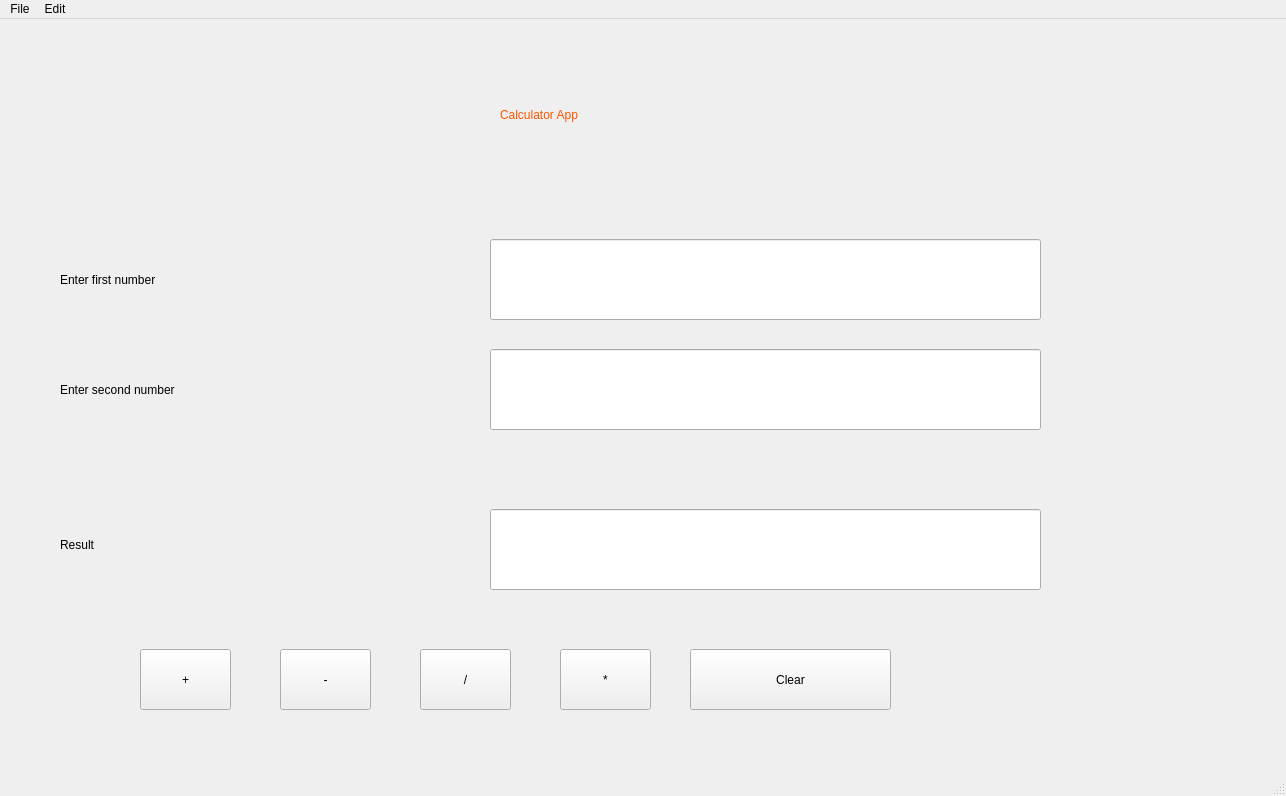
<?xml version="1.0" encoding="UTF-8"?>
<ui version="4.0">
 <class>MainWindow</class>
 <widget class="QMainWindow" name="MainWindow">
  <property name="geometry">
   <rect>
    <x>0</x>
    <y>0</y>
    <width>1286</width>
    <height>796</height>
   </rect>
  </property>
  <property name="windowTitle">
   <string>MainWindow</string>
  </property>
  <widget class="QWidget" name="centralwidget">
   <widget class="QLabel" name="label">
    <property name="geometry">
     <rect>
      <x>500</x>
      <y>50</y>
      <width>251</width>
      <height>91</height>
     </rect>
    </property>
    <property name="styleSheet">
     <string notr="true">font: 18pt &quot;MS Shell Dlg 2&quot;;
color: rgb(255, 85, 0);</string>
    </property>
    <property name="text">
     <string>Calculator App</string>
    </property>
   </widget>
   <widget class="QLabel" name="label_2">
    <property name="geometry">
     <rect>
      <x>60</x>
      <y>220</y>
      <width>351</width>
      <height>81</height>
     </rect>
    </property>
    <property name="styleSheet">
     <string notr="true">font: 16pt &quot;MS Shell Dlg 2&quot;;</string>
    </property>
    <property name="text">
     <string>Enter first number</string>
    </property>
   </widget>
   <widget class="QLabel" name="label_3">
    <property name="geometry">
     <rect>
      <x>60</x>
      <y>330</y>
      <width>351</width>
      <height>81</height>
     </rect>
    </property>
    <property name="styleSheet">
     <string notr="true">font: 16pt &quot;MS Shell Dlg 2&quot;;</string>
    </property>
    <property name="text">
     <string>Enter second number</string>
    </property>
   </widget>
   <widget class="QLineEdit" name="lineEdit">
    <property name="geometry">
     <rect>
      <x>490</x>
      <y>220</y>
      <width>551</width>
      <height>81</height>
     </rect>
    </property>
    <property name="styleSheet">
     <string notr="true">font: 20pt &quot;MS Shell Dlg 2&quot;;</string>
    </property>
    <property name="text">
     <string/>
    </property>
   </widget>
   <widget class="QLineEdit" name="lineEdit_2">
    <property name="geometry">
     <rect>
      <x>490</x>
      <y>330</y>
      <width>551</width>
      <height>81</height>
     </rect>
    </property>
    <property name="styleSheet">
     <string notr="true">font: 20pt &quot;MS Shell Dlg 2&quot;;</string>
    </property>
    <property name="text">
     <string/>
    </property>
   </widget>
   <widget class="QLabel" name="label_4">
    <property name="geometry">
     <rect>
      <x>60</x>
      <y>490</y>
      <width>281</width>
      <height>71</height>
     </rect>
    </property>
    <property name="styleSheet">
     <string notr="true">font: 18pt &quot;MS Shell Dlg 2&quot;;</string>
    </property>
    <property name="text">
     <string>Result</string>
    </property>
   </widget>
   <widget class="QLineEdit" name="lineEdit_3">
    <property name="geometry">
     <rect>
      <x>490</x>
      <y>490</y>
      <width>551</width>
      <height>81</height>
     </rect>
    </property>
    <property name="styleSheet">
     <string notr="true">font: 20pt &quot;MS Shell Dlg 2&quot;;</string>
    </property>
    <property name="text">
     <string/>
    </property>
   </widget>
   <widget class="QPushButton" name="pushButton">
    <property name="geometry">
     <rect>
      <x>140</x>
      <y>630</y>
      <width>91</width>
      <height>61</height>
     </rect>
    </property>
    <property name="styleSheet">
     <string notr="true">font: 22pt &quot;MS Shell Dlg 2&quot;;</string>
    </property>
    <property name="text">
     <string>+</string>
    </property>
   </widget>
   <widget class="QPushButton" name="pushButton_2">
    <property name="geometry">
     <rect>
      <x>280</x>
      <y>630</y>
      <width>91</width>
      <height>61</height>
     </rect>
    </property>
    <property name="styleSheet">
     <string notr="true">font: 22pt &quot;MS Shell Dlg 2&quot;;</string>
    </property>
    <property name="text">
     <string>-</string>
    </property>
   </widget>
   <widget class="QPushButton" name="pushButton_3">
    <property name="geometry">
     <rect>
      <x>420</x>
      <y>630</y>
      <width>91</width>
      <height>61</height>
     </rect>
    </property>
    <property name="styleSheet">
     <string notr="true">font: 22pt &quot;MS Shell Dlg 2&quot;;</string>
    </property>
    <property name="text">
     <string>/</string>
    </property>
   </widget>
   <widget class="QPushButton" name="pushButton_4">
    <property name="geometry">
     <rect>
      <x>560</x>
      <y>630</y>
      <width>91</width>
      <height>61</height>
     </rect>
    </property>
    <property name="styleSheet">
     <string notr="true">font: 22pt &quot;MS Shell Dlg 2&quot;;</string>
    </property>
    <property name="text">
     <string>*</string>
    </property>
   </widget>
   <widget class="QPushButton" name="pushButton_5">
    <property name="geometry">
     <rect>
      <x>690</x>
      <y>630</y>
      <width>201</width>
      <height>61</height>
     </rect>
    </property>
    <property name="styleSheet">
     <string notr="true">font: 22pt &quot;MS Shell Dlg 2&quot;;</string>
    </property>
    <property name="text">
     <string>Clear</string>
    </property>
   </widget>
  </widget>
  <widget class="QMenuBar" name="menubar">
   <property name="geometry">
    <rect>
     <x>0</x>
     <y>0</y>
     <width>1286</width>
     <height>31</height>
    </rect>
   </property>
   <widget class="QMenu" name="menuFile">
    <property name="title">
     <string>File</string>
    </property>
    <addaction name="actionOpen"/>
    <addaction name="actionSave"/>
    <addaction name="actionClose"/>
    <addaction name="actionQuit"/>
   </widget>
   <widget class="QMenu" name="menuEdit">
    <property name="title">
     <string>Edit</string>
    </property>
    <addaction name="actionCut"/>
    <addaction name="actionCopy"/>
    <addaction name="actionPaste"/>
   </widget>
   <addaction name="menuFile"/>
   <addaction name="menuEdit"/>
  </widget>
  <widget class="QStatusBar" name="statusbar"/>
  <action name="actionOpen">
   <property name="text">
    <string>Open</string>
   </property>
  </action>
  <action name="actionSave">
   <property name="text">
    <string>Save</string>
   </property>
  </action>
  <action name="actionClose">
   <property name="text">
    <string>Close</string>
   </property>
  </action>
  <action name="actionQuit">
   <property name="text">
    <string>Quit</string>
   </property>
  </action>
  <action name="actionCut">
   <property name="text">
    <string>Cut</string>
   </property>
  </action>
  <action name="actionCopy">
   <property name="text">
    <string>Copy</string>
   </property>
  </action>
  <action name="actionPaste">
   <property name="text">
    <string>Paste</string>
   </property>
  </action>
 </widget>
 <resources/>
 <connections/>
</ui>
